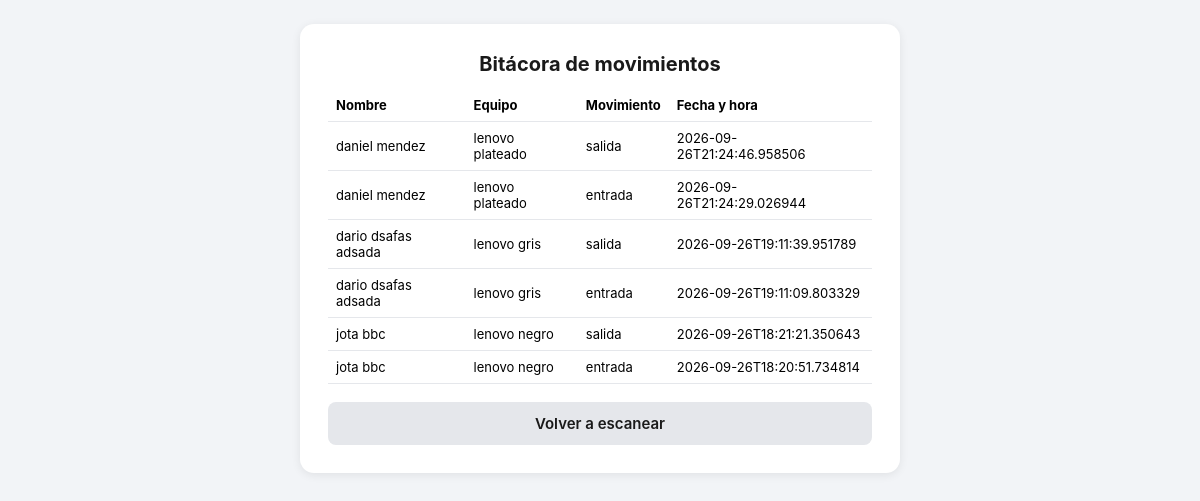
The page /guardia/bitacora on the database its author committed.
### tables this page shows
CREATE TABLE bitacora (
            id INTEGER PRIMARY KEY AUTOINCREMENT,
            usuario_id INTEGER NOT NULL,
            tipo TEXT NOT NULL,           -- 'entrada' o 'salida'
            fecha_hora TEXT NOT NULL,
            FOREIGN KEY (usuario_id) REFERENCES usuarios (id)
        );

CREATE TABLE usuarios (
            id INTEGER PRIMARY KEY AUTOINCREMENT,
            cedula TEXT UNIQUE NOT NULL,
            nombre TEXT NOT NULL,
            correo TEXT NOT NULL,
            telefono TEXT,
            marca_equipo TEXT NOT NULL,
            color_equipo TEXT NOT NULL,
            qr_uuid TEXT UNIQUE NOT NULL,
            fecha_registro TEXT NOT NULL
        );

### app.py (the view)
@app.route("/guardia/bitacora")
def bitacora():
    conn = get_db()
    movimientos = conn.execute("""
        SELECT b.tipo, b.fecha_hora, u.nombre, u.marca_equipo, u.color_equipo
        FROM bitacora b
        JOIN usuarios u ON u.id = b.usuario_id
        ORDER BY b.id DESC
    """).fetchall()
    conn.close()
    return render_template("bitacora.html", movimientos=movimientos)

### app.py (called while the page is built)
def get_db():
    conn = sqlite3.connect(DB_PATH)
    conn.row_factory = sqlite3.Row
    return conn

### templates/bitacora.html (shortened to what this page needs)
<!DOCTYPE html>
<html lang="es">
<head>
    <link rel="stylesheet" href="{{ url_for('static', filename='style.css') }}">
</head>
<body>
    <div class="card" style="max-width:600px;">
        <h1>Bitácora de movimientos</h1>
        <table>
            <tr>
                <th>Nombre</th>
                <th>Equipo</th>
                <th>Movimiento</th>
                <th>Fecha y hora</th>
            </tr>
            {% for m in movimientos %}
            <tr>
                <td>{{ m['nombre'] }}</td>
                <td>{{ m['marca_equipo'] }} {{ m['color_equipo'] }}</td>
                <td>{{ m['tipo'] }}</td>
                <td>{{ m['fecha_hora'] }}</td>
            </tr>
            {% endfor %}
        </table>
        <a class="boton boton-secundario" href="{{ url_for('escaneo') }}">Volver a escanear</a>
    </div>
</body>
</html>

### static/style.css (style rules this page uses)
* { box-sizing: border-box; }
body { font-family: -apple-system, "Segoe UI", Arial, sans-serif; background: #f2f4f7; margin: 0; padding: 24px; display: flex; justify-content: center; }
.card { background: #ffffff; border-radius: 14px; padding: 28px; width: 100%; max-width: 420px; box-shadow: 0 2px 10px rgba(0,0,0,0.08); }
h1 { font-size: 20px; margin-top: 0; text-align: center; color: #1a1a1a; }
button, .boton { width: 100%; padding: 12px; margin-top: 18px; border: none; border-radius: 8px; background: #2563eb; color: white; font-size: 15px; font-weight: 600; cursor: pointer; text-align: center; text-decoration: none; display: block; }
.boton-secundario { background: #e5e7eb; color: #1a1a1a; }
table { width: 100%; border-collapse: collapse; font-size: 13px; }
th, td { text-align: left; padding: 8px; border-bottom: 1px solid #e5e7eb; }

### rows shown on the page
bitacora: nombre "daniel mendez", marca_equipo "lenovo", color_equipo "plateado", tipo "salida", fecha_hora "2026-09-26T21:24:46.958506"
bitacora: nombre "daniel mendez", marca_equipo "lenovo", color_equipo "plateado", tipo "entrada", fecha_hora "2026-09-26T21:24:29.026944"
bitacora: nombre "dario dsafas adsada", marca_equipo "lenovo", color_equipo "gris", tipo "salida", fecha_hora "2026-09-26T19:11:39.951789"
bitacora: nombre "dario dsafas adsada", marca_equipo "lenovo", color_equipo "gris", tipo "entrada", fecha_hora "2026-09-26T19:11:09.803329"
bitacora: nombre "jota bbc", marca_equipo "lenovo", color_equipo "negro", tipo "salida", fecha_hora "2026-09-26T18:21:21.350643"
bitacora: nombre "jota bbc", marca_equipo "lenovo", color_equipo "negro", tipo "entrada", fecha_hora "2026-09-26T18:20:51.734814"
